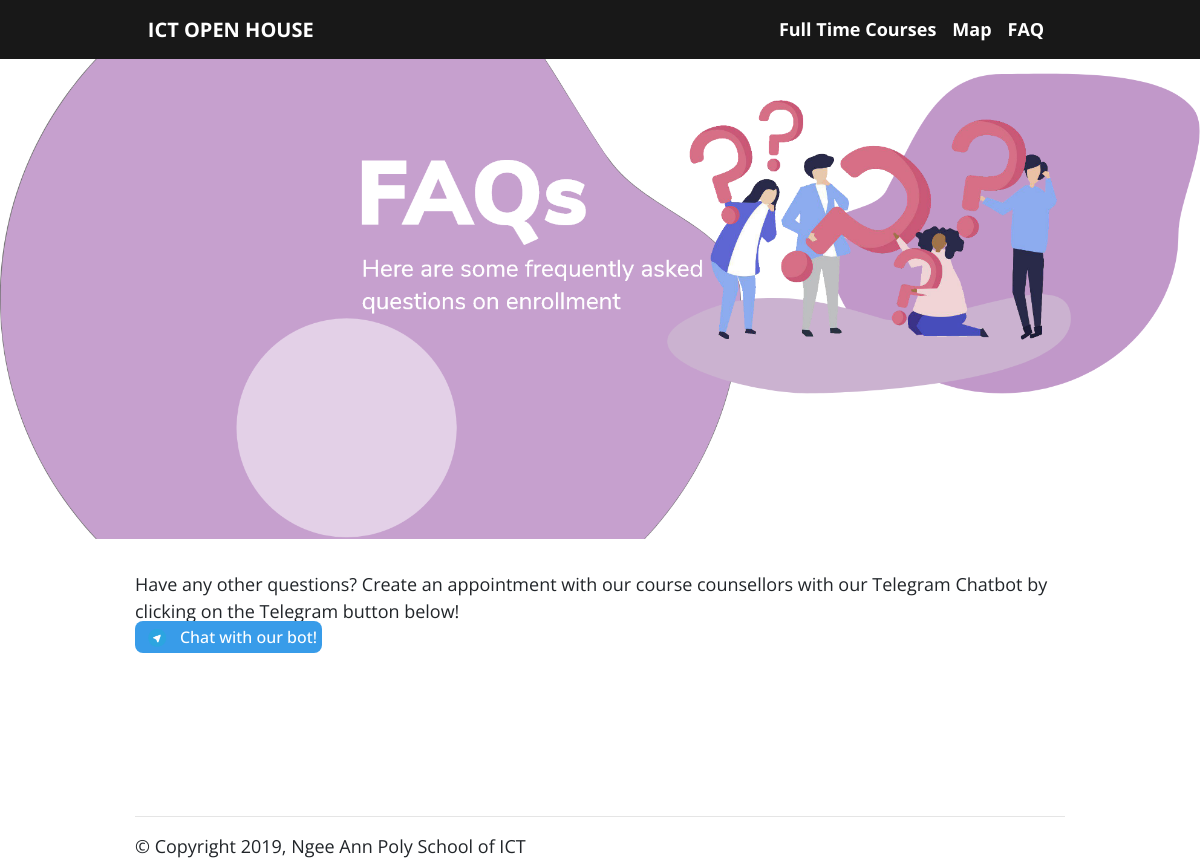
Before: /views/faq.php with the older database file.
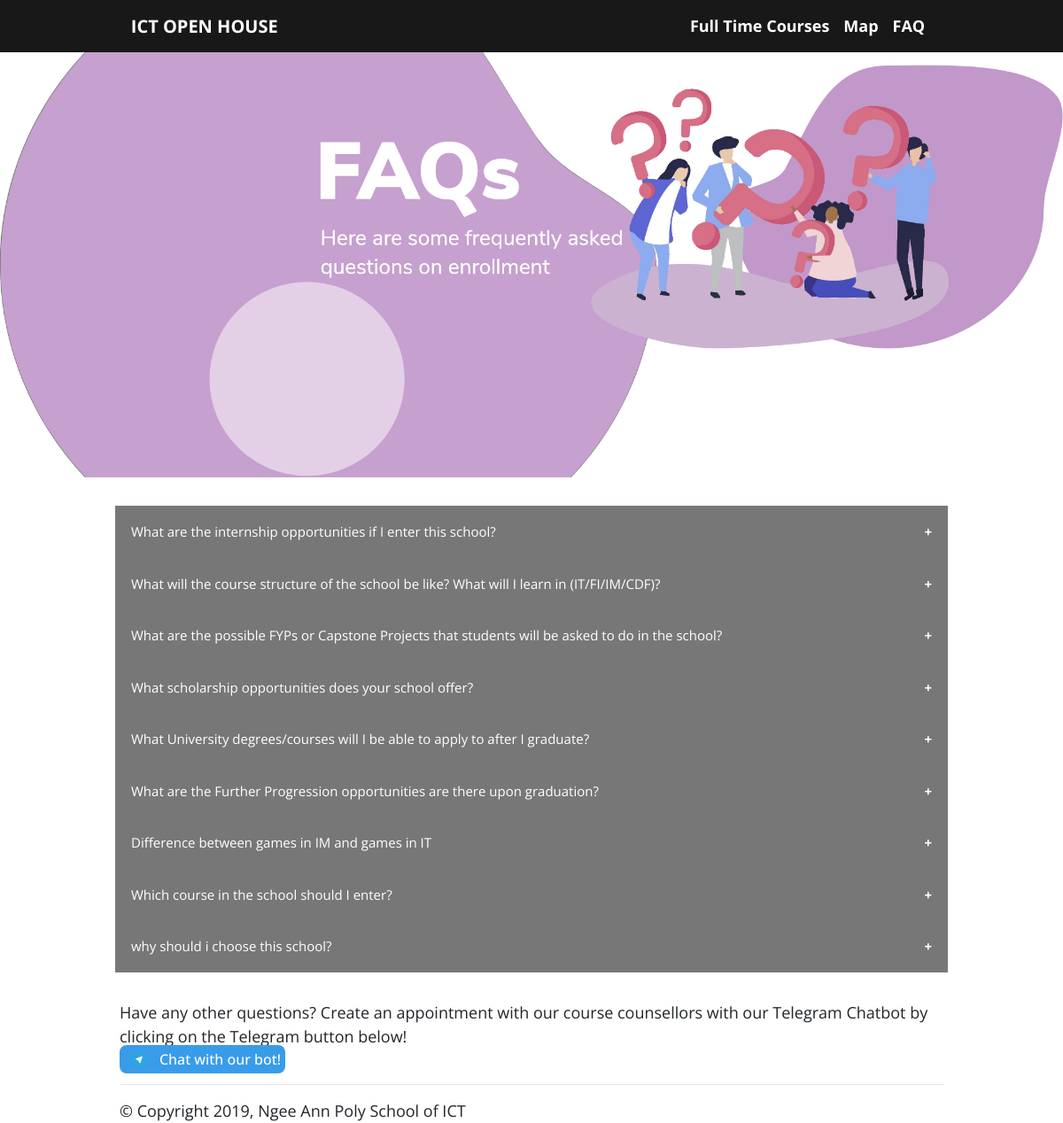
After: the same page with the newer database file.
### tables this page shows
CREATE TABLE FAQ
(
  question_id INT(4) NOT NULL,
  question_text TEXT DEFAULT NULL,
  question_answer TEXT DEFAULT NULL,
  CONSTRAINT pk_item PRIMARY KEY (question_id)
);

### helpers/helper.php (called while the page is built, shortened)
<?php
class Helper
{
    private $defaultPath;
    public function __construct()
    {
        $this->defaultPath = ($_SERVER['SERVER_NAME'] == 'localhost') ? '/capstone-project/' : '/' ;
    }
    function cssPath($file) {
        $hrefPath = $this->defaultPath .'assets/css/'. $file;
        return $hrefPath;
    }
    function pageUrl($file) {
        $httpProtocol = !isset($_SERVER['HTTPS']) || $_SERVER['HTTPS'] != 'on' ? 'http' : 'https';
        $url = $httpProtocol . '://' . $_SERVER['HTTP_HOST'] . $this->defaultPath;
        if ($file !== 'index.php') {
            $url .= 'views/' . $file;
        }
        return $url;
    }
}
?>

### helpers/mysql.php (called while the page is built, shortened)
<?php
class Mysql_Driver
{
    private $connection;
    public function connect()
    {
         $host = 'localhost';
         $user = 'root';
         $password = '';
		 $database = 'ict_open_house';
        $this->connection = mysqli_connect($host, $user, $password, $database);
    }
    public function query($qry)
	{
      	$result = mysqli_query($this->connection,$qry);
		if (!$result)
			trigger_error("Query Failed! SQL: $qry - Error: " .
			mysqli_error($this->connection));
		else
			return $result;
	}
	public function fetch_array($result)
	{
		return mysqli_fetch_array($result);
	}
}
?>

### views/faq.php (the view, shortened to what this page needs)
<?php
 include_once __DIR__.'/../helpers/mysql.php';
 include_once __DIR__.'/../helpers/helper.php';
 $helper = new Helper();
 $db = new Mysql_Driver();
 $db->connect();
 $backgroundPath = '../assets/img/General/faq.png';
 $tglogoPath = '../assets/img/General/tglogo.png';
 $sql = "SELECT * FROM FAQ";
    $faqResults = $db->query($sql);
    $faqResultsArray = [];
    while ($row = $db->fetch_array($faqResults)) {
        $faqResultsArray[] = $row;
    }
?>
<!DOCTYPE html>
<html lang="en">
<?php include $helper->subviewPath('header.php') ?>
<head>
</head>
<main class="faq-wrapper">
    <?php include $helper->subviewPath('navbar.php') ?>
    <section class="main-banner container-fluid" style="background-image: linear-gradient(rgba(0, 0, 0, 0), rgba(0, 0, 0, 0)), url(<?php echo $backgroundPath ?>);">
    </section>
    <section class="faq-content container">
        <div id="myBtnContainer-faq">
            <?php foreach ($faqResultsArray as $key => $row):?>
            <button class="collapsible"><?php echo $faqResultsArray[$key]['question_text'] ?></button>
            <?php endforeach; ?>
        </div>
    </section>
    <section class="faq-btn container">
        <div id="telegramWidget">
              <p>Have any other questions? Create an appointment with our course counsellors with our Telegram Chatbot by clicking on the Telegram button below!</p>
          <a class="tg-btn" href="https://t.me/npictoh_bot" target="_blank">
            <svg class="tg-btn-box" viewBox="0 0 21 18">
              <image href="<?php echo $tglogoPath; ?>" x="0" y="0" height="16px" width="16px"/>
            </svg>Chat with our bot!
          </a>
        </div>
    </section>
</main>
<?php include $helper->subviewPath('footer.php') ?>
</html>

### views/sub-views/header.php (shortened to what this page needs)
<head>
    <link rel="stylesheet" type="text/css" href="https://stackpath.bootstrapcdn.com/bootstrap/4.3.1/css/bootstrap.min.css">
    <link rel="stylesheet" type="text/css" href="<?php echo $helper->cssPath("fullpage.css") ?>" />
    <link rel="stylesheet" type="text/css" href="<?php echo $helper->cssPath("shared.css") ?>"/>
    <link rel="stylesheet" type="text/css" href="<?php echo $helper->cssPath("index.css") ?>"/>
    <link rel="stylesheet" type="text/css" href="<?php echo $helper->cssPath("modules.css") ?>"/>
    <link rel="stylesheet" type="text/css" href="<?php echo $helper->cssPath("faq.css") ?>"/>
    <link rel="stylesheet" type="text/css" href="<?php echo $helper->cssPath("projects.css") ?>"/>
    <link rel="stylesheet" type="text/css" href="<?php echo $helper->cssPath("dynamicStyle.php") ?>"/>
    <link rel="stylesheet" type="text/css" href="../assets/slick/slick.css"/>
    <link rel="stylesheet" type="text/css" href="../assets/slick/slick-theme.css"/>
</head>
<body>

### views/sub-views/navbar.php (shortened to what this page needs)
<div class="navbar-placeholder">
    <nav class="navbar navbar-expand-sm navbar-dark bg-custom">
        <div class="container">
            <a class="navbar-brand mb-0 h1" href=<?php echo $helper->pageUrl("index.php")?>><b>ICT OPEN HOUSE</b></a>
            <div class="collapse navbar-collapse justify-content-end" id="navbarNav">
                <div class="navbar-nav">
                    <a class="nav-item text-white nav-link pl-2" href="<?php echo $helper->pageUrl("index.php") ?>"><b style="font-size:1.5vw">Full Time Courses</b><span class="sr-only">(current)</span></a>
                    <a class="nav-item text-white nav-link" href="<?php echo $helper->pageUrl("tour.php") ?>"><b style="font-size:1.5vw">Map</b></a>
                    <a class="nav-item text-white nav-link" href="<?php echo $helper->pageUrl("faq.php") ?>"><b style="font-size:1.5vw">FAQ</b></a>
                </div>
            </div>
        </div>
    </nav>
</div>

### views/sub-views/footer.php (shortened to what this page needs)
<footer>
    <div class="container">
        <div class="row">
            <div class="col-12">
                <hr>
                <p>&copy; Copyright 2019, Ngee Ann Poly School of ICT</p>
            </div>
        </div>
    </div>
</footer>
</body>

### assets/css/shared.css (style rules this page uses)
body { font-size:1vw; }
html { box-sizing: border-box; }
p { margin-bottom:0px !important; }
*, *:before, *:after { box-sizing: inherit; }
body { font-family: 'Open Sans',sans-serif; }
html, body { background-color: #ffffff; }
body, main { min-height: 100vh; }
.main-banner { color: white; display: flex; justify-content: center; align-items: center; height: 60vh; background-size: cover; background-repeat: no-repeat; background-position: center; flex-wrap: wrap; text-align: center; }
body { background-color: #ffffff; }
.bg-custom { background-color: #181818; color: white; }
@media only screen and (min-width: 1200px) { .container { max-width: none !important; width: 80% !important; } }

### assets/css/modules.css (style rules this page uses)
p { font-size: large; }

### assets/css/faq.css (style rules this page uses)
#myBtnContainer-faq { margin: 2rem -5px; position: relative; }
.faq-wrapper .collapsible { background-color: #777; color: white; cursor: pointer; padding: 18px; width: 100%; border: none; text-align: left; outline: none; font-size: 15px; }
.faq-wrapper .collapsible:after { content: '\002B'; color: white; font-weight: bold; float: right; margin-left: 5px; }
.faq-wrapper .tg-btn { font-size:16px; font-weight:500; text-align:center; border-radius:8px; padding:5px; background:#389ce9; text-decoration:none; color:#fff; }
.faq-wrapper .tg-btn-box { width:30px; height:20px; vertical-align:middle; margin:0px 5px; }

Changed rows visible on the page:
added faq: question_text "What are the internship opportunities if I enter this school?"
added faq: question_text "What will the course structure of the school be like? What will I learn in (IT/FI/IM/CDF)?"
added faq: question_text "What are the possible FYPs or Capstone Projects that students will be asked to do in the school?"
added faq: question_text "What scholarship opportunities does your school offer?"
added faq: question_text "What University degrees/courses will I be able to apply to after I graduate?"
added faq: question_text "What are the Further Progression opportunities are there upon graduation?"
added faq: question_text "Difference between games in IM and games in IT"
added faq: question_text "Which course in the school should I enter?"
added faq: question_text "why should i choose this school?"
